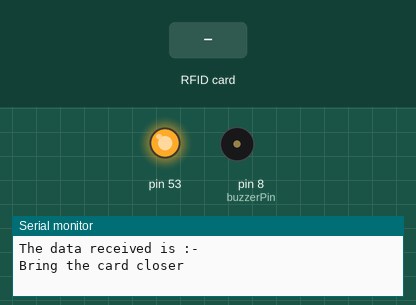
Recording of a sketch running on a simulated Arduino Mega 2560, built with avr-gcc and run on an emulated ATmega2560. Shown: output pins drawn as LEDs (lit = HIGH), buzzer (waves = sounding), the last lines printed to the serial monitor. The test bench sets the inputs (shaded band).

Above: at 1.2 s.
1.3 s: RFID card 5E 7A 19 C4 held to the reader
At 2.27 s:
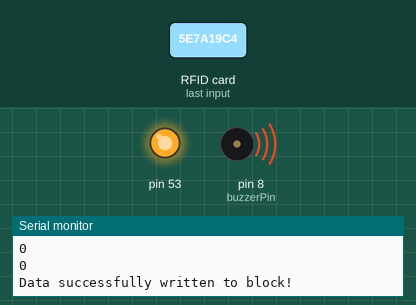
Timing chart, 0 to 4.7 s (numbered marks = the images above; inputs shaded):
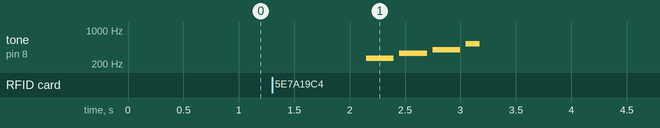

Measured:
- after the input at 1.3 s, tone on pin 8 (buzzerPin): plays 262 Hz for 0.25 s, 330 Hz for 0.25 s, 392 Hz for 0.25 s, 523 Hz for 0.13 s, starting after 0.85 s

The sketch:

WriteToCard.ino
```cpp
#include <SPI.h>
#include <MFRC522.h>
#include <pitches.h>

#define SS_PIN 10   // Arduino pin connected to MFRC522's SS pin
#define RST_PIN 9   // Arduino pin connected to MFRC522's RST pin

MFRC522 mfrc522(SS_PIN, RST_PIN);   // Create an instance of the MFRC522 library

const int buzzerPin = 8; // Change this to the pin connected to the buzzer
const int buzzerMelody[] = {
  NOTE_C4, NOTE_E4, NOTE_G4, NOTE_C5
};

const int melodyDuration[] = {
  4, 4, 4, 8
};
void setup() {
  Serial.begin(9600);   // Initialize serial communication
  Serial1.begin(9600);
  SPI.begin();          // Initialize SPI bus
  mfrc522.PCD_Init();   // Initialize MFRC522 module
}
void loop(){
  String hexString = Serial1.readStringUntil('\n');
  Serial.println("The data received is :- "+hexString);
  Serial.println("Bring the card closer");
  // Look for new RFID cards
  if (mfrc522.PICC_IsNewCardPresent() && mfrc522.PICC_ReadCardSerial()) {
    // Authenticate using the correct key for Sector 1 (use your actual key here)
    MFRC522::MIFARE_Key key;
    for (byte i = 0; i < 6; i++) {
      key.keyByte[i] = 0xFF;   // Replace this with your actual key
    }
    byte sector = 2;
    byte block = 8;

    // Authenticate using Key A to write to the block
    if (mfrc522.PCD_Authenticate(MFRC522::PICC_CMD_MF_AUTH_KEY_A, block, &key, &(mfrc522.uid)) == MFRC522::STATUS_OK) {
      //byte newData[16];  // Replace this with your new data
      char cString[hexString.length() + 1]; // Add 1 for null-terminator
      hexString.toCharArray(cString, sizeof(cString));
      size_t arrayLength = 16;
      byte byteArray[arrayLength];
      for (size_t i = 0; i < arrayLength; i++) {
        char hex[3] = { hexString[i * 2], hexString[i * 2 + 1], '\0' };
        byteArray[i] = (byte)strtoul(hex, NULL, 16);
        Serial.println(byteArray[i]);
      }
      /*for (byte i = 0; i < 16; i++) {
        Serial.println(i,HEX);
        newData[i] = i;  // For example, fill the block with 0, 1, 2, ..., 15
      }*/

      // Write the new data to the block
      if (mfrc522.MIFARE_Write(block, byteArray, 16) == MFRC522::STATUS_OK) {
        Serial.println("Data successfully written to block!\n");
      } else {
        Serial.println("Writing block failed.");
      }
      playBuzzerMelody(2000);
      // Halt PICC (card) and stop encryption on PCD (reader)
      mfrc522.PICC_HaltA();
      mfrc522.PCD_StopCrypto1();
    } else {
      Serial.println("Authentication failed.");
    }
  }
}
void playBuzzerMelody(unsigned long duration) {
  for (int i = 0; i < sizeof(buzzerMelody) / sizeof(buzzerMelody[0]); i++) {
    int noteDurationMs = 1000 / melodyDuration[i];
    tone(buzzerPin, buzzerMelody[i], noteDurationMs);
    delay(noteDurationMs);
    noTone(buzzerPin);
    delay(50);
  }

  delay(duration);
}
```
